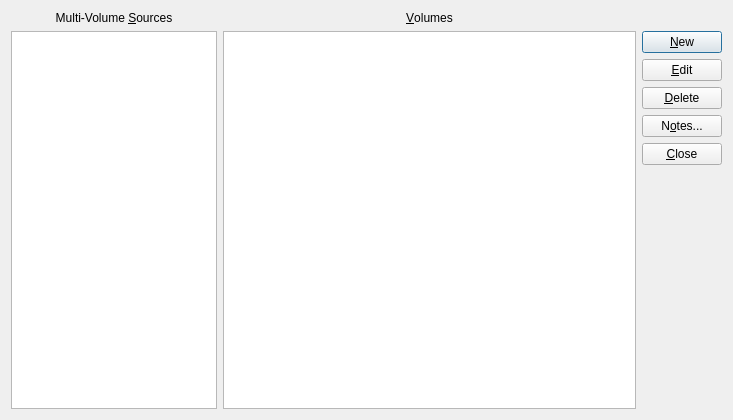
<?xml version="1.0" encoding="UTF-8"?>
<ui version="4.0">
 <class>Dialog</class>
 <widget class="QDialog" name="Dialog">
  <property name="geometry">
   <rect>
    <x>0</x>
    <y>0</y>
    <width>733</width>
    <height>420</height>
   </rect>
  </property>
  <property name="windowTitle">
   <string>Manage Volumes</string>
  </property>
  <layout class="QVBoxLayout" name="verticalLayout_4">
   <item>
    <layout class="QHBoxLayout" name="horizontalLayout" stretch="3,6,1">
     <item>
      <layout class="QVBoxLayout" name="verticalLayout">
       <item>
        <widget class="QLabel" name="label">
         <property name="text">
          <string>Multi-Volume &amp;Sources</string>
         </property>
         <property name="alignment">
          <set>Qt::AlignCenter</set>
         </property>
         <property name="buddy">
          <cstring>sourceList</cstring>
         </property>
        </widget>
       </item>
       <item>
        <widget class="QListWidget" name="sourceList"/>
       </item>
      </layout>
     </item>
     <item>
      <layout class="QVBoxLayout" name="verticalLayout_2">
       <item>
        <widget class="QLabel" name="label_2">
         <property name="text">
          <string>&amp;Volumes</string>
         </property>
         <property name="alignment">
          <set>Qt::AlignCenter</set>
         </property>
         <property name="buddy">
          <cstring>volTable</cstring>
         </property>
        </widget>
       </item>
       <item>
        <widget class="QTableView" name="volTable">
         <property name="editTriggers">
          <set>QAbstractItemView::NoEditTriggers</set>
         </property>
         <property name="alternatingRowColors">
          <bool>true</bool>
         </property>
         <property name="selectionMode">
          <enum>QAbstractItemView::SingleSelection</enum>
         </property>
         <property name="selectionBehavior">
          <enum>QAbstractItemView::SelectRows</enum>
         </property>
         <property name="showGrid">
          <bool>false</bool>
         </property>
         <property name="sortingEnabled">
          <bool>true</bool>
         </property>
         <attribute name="horizontalHeaderVisible">
          <bool>true</bool>
         </attribute>
         <attribute name="horizontalHeaderHighlightSections">
          <bool>false</bool>
         </attribute>
         <attribute name="horizontalHeaderStretchLastSection">
          <bool>true</bool>
         </attribute>
         <attribute name="verticalHeaderVisible">
          <bool>false</bool>
         </attribute>
        </widget>
       </item>
      </layout>
     </item>
     <item>
      <layout class="QVBoxLayout" name="verticalLayout_3">
       <item>
        <widget class="QLabel" name="label_3">
         <property name="text">
          <string/>
         </property>
        </widget>
       </item>
       <item>
        <widget class="QPushButton" name="newButton">
         <property name="text">
          <string>&amp;New</string>
         </property>
        </widget>
       </item>
       <item>
        <widget class="QPushButton" name="editButton">
         <property name="text">
          <string>&amp;Edit</string>
         </property>
        </widget>
       </item>
       <item>
        <widget class="QPushButton" name="deleteButton">
         <property name="text">
          <string>&amp;Delete</string>
         </property>
        </widget>
       </item>
       <item>
        <widget class="QPushButton" name="notesButton">
         <property name="text">
          <string>N&amp;otes...</string>
         </property>
        </widget>
       </item>
       <item>
        <widget class="QPushButton" name="closeButton">
         <property name="text">
          <string>&amp;Close</string>
         </property>
        </widget>
       </item>
       <item>
        <spacer name="verticalSpacer">
         <property name="orientation">
          <enum>Qt::Vertical</enum>
         </property>
         <property name="sizeHint" stdset="0">
          <size>
           <width>20</width>
           <height>40</height>
          </size>
         </property>
        </spacer>
       </item>
      </layout>
     </item>
    </layout>
   </item>
  </layout>
 </widget>
 <resources/>
 <connections/>
</ui>
